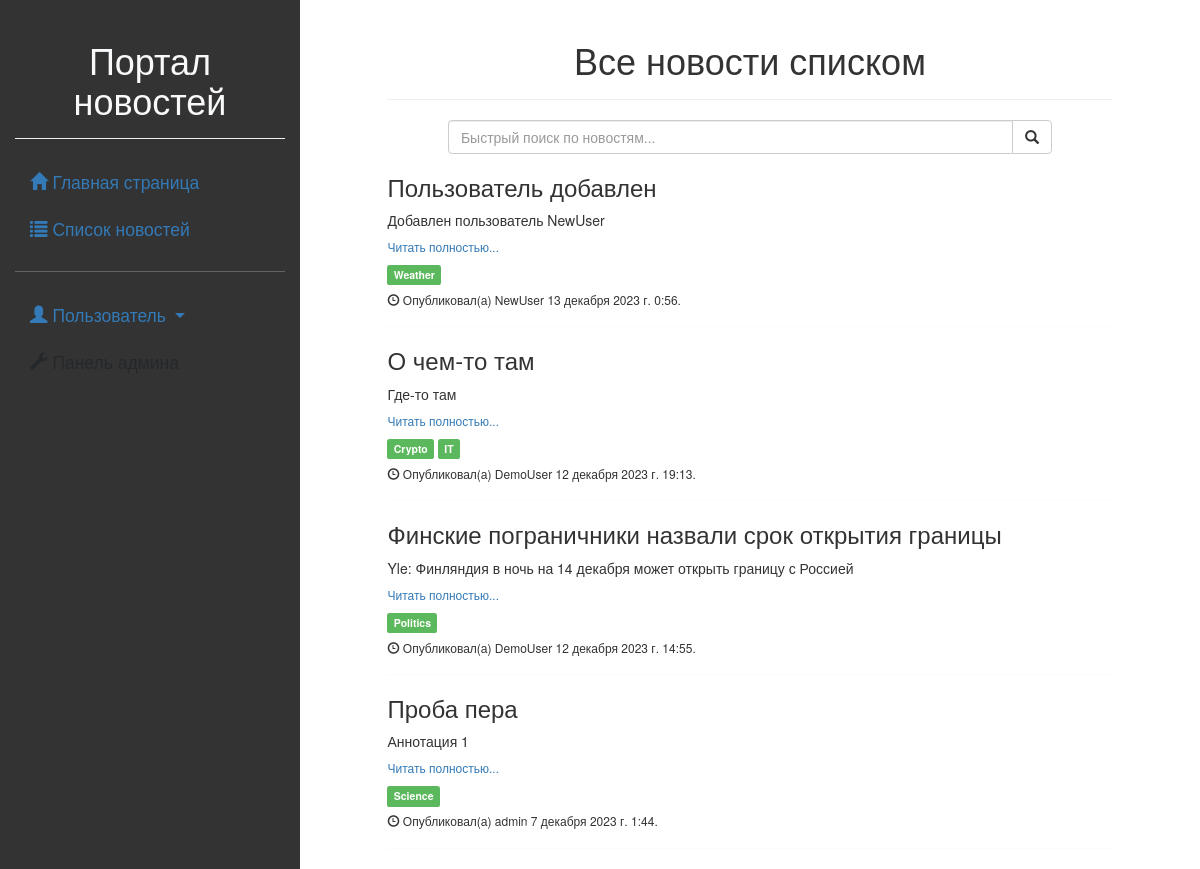
The page /news/ on the database as committed earlier.
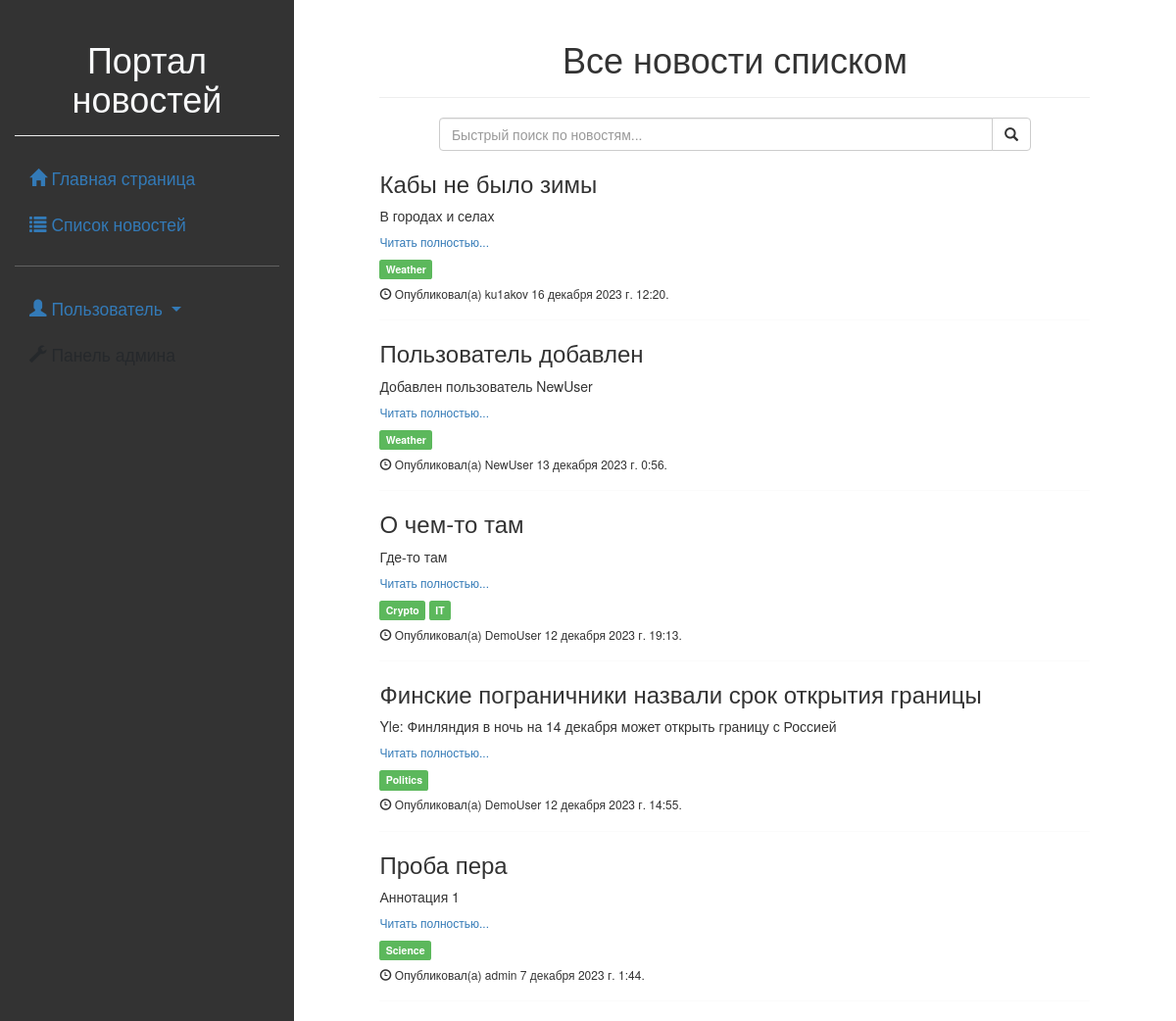
The same page on the database as committed later.
### news/models.py (models this page shows, shortened)
class Article(models.Model):
    categories = (('Ec', 'Economy'),
                  ('Sc', 'Science'),
                  ('IT', 'IT'))
    author = models.ForeignKey(User, on_delete=models.SET_NULL, null=True, verbose_name='Автор')
    title = models.CharField('Название', max_length=50, default='')
    anouncement = models.TextField('Аннотация', max_length=250)
    text = models.TextField('Текст новости')
    date = models.DateTimeField('Дата создания', auto_now=True)
    category = models.CharField(choices=categories, max_length=20, verbose_name='Категории')
    tags = models.ManyToManyField(verbose_name='Тэги', to=Tag, blank=True)
    def get_detail_url(self):
        return f'/news/detail/{self.pk}'
    class Meta:
        ordering = ['title', 'date']
        verbose_name = 'Новость'
        verbose_name_plural = 'Новости'

class Tag(models.Model):
    title = models.CharField(max_length=80)
    status = models.BooleanField(default=True)
    class Meta:
        ordering = ['title', 'status']
        verbose_name = 'Тэг'
        verbose_name_plural = 'Тэги'

### news/views.py (the view)
# urls.py: path('', views.news_index, name='news_index'),
def news_index(request):
    articles = Article.objects.all().order_by('-date')
    context = {'articles': articles,
               }
    return render(request, 'news/index.html', context)

### news/templates/news/index.html (shortened to what this page needs)
{% extends 'first/base.html' %}
{% load static %}
{% block content %}
    <div class="page-header text-center">
        <h1>Все новости списком</h1>
    </div>
    <div class="offset-1 col-10">
        <div class="input-group">
            <input type="text" class="form-control" id="search_input" placeholder="Быстрый поиск по новостям...">
            <span class="input-group-btn">
                  <button class="btn btn-default" type="button">
                    <span class="glyphicon glyphicon-search"></span>
                  </button>
                </span>
        </div>
    </div>
    {% for article in articles %}
        <h3>{{ article.title }} </h3>
        <p> {{ article.anouncement }} </p>
        <h6><a href="{{ article.get_detail_url }}"> Читать полностью... </a></h6>
        {% for tag in article.tags.all %}
            <td><span class="label label-success">{{ tag.title }}</span></td>
        {% endfor %}
        <h6>
            <td><span class="glyphicon glyphicon-time"></span> Опубликовал(а) {{ article.author }} {{ article.date }}.</td>
        </h6>
        <hr>
    {% endfor %}
{% endblock %}

### first/templates/first/base.html (shortened to what this page needs)
<!DOCTYPE html>
{% load static %}
<html lang="ru">
<head>
    {% load bootstrap5 %}
    {% bootstrap_css %}
    <link rel="stylesheet" href="https://maxcdn.bootstrapcdn.com/bootstrap/3.4.1/css/bootstrap.min.css">
    <link rel="stylesheet" href="https://ajax.googleapis.com/ajax/libs/jqueryui/1.11.4/themes/smoothness/jquery-ui.css">
</head>
<body>
<div class="container-fluid">
    <div class="row" style="height: 100vh;">
        <div class="col-sm-3 text-light sticky-top" style="background-color: #333333;">
            {% include 'first/sidebar.html' %}
        </div>
        <div class="col-sm-9">
            <div class="offset-1 col-10">
                {% block content %} {% endblock %}
            </div>
        </div>
    </div>
</div>
</body>

### first/templates/first/sidebar.html (shortened to what this page needs)
<div class="page-header text-center">
    <h1>Портал новостей</h1>
</div>
<ul class="nav nav-pills nav-stacked flex-sm-column fs-3">
    <li>
        <a class="nav-item" href="{% url 'home_index' %}">
            <i class="glyphicon glyphicon-home active"></i>
            Главная страница</a>
    </li>
    <li>
        <a class="nav-item" href="{% url 'news_index' %}">
            <i class="glyphicon glyphicon-list"></i>
            Список новостей</a>
    </li>
</ul>
<hr>
<ul class="nav nav-pills nav-stacked flex-sm-column fs-3">
    <li class="nav-item dropdown">
        <a class="dropdown-toggle" data-bs-toggle="dropdown" href="">
            <i class="glyphicon glyphicon-user"></i>
            {% if not request.user.id %}
            Пользователь
            {% else %}
            {{ request.user }}
            {% endif %}
        </a>
    </li>
    <li>
        <a {% if request.user.id != 1 %} class="nav-link disabled" {% endif %} href="/admin/">
            <i class="glyphicon glyphicon-wrench"></i>
            Панель админа</a>
    </li>
</ul>

Rows that differ between the two databases and show on the page:
added Article: title "Кабы не было зимы", anouncement "В городах и селах", author "ku1akov", date "16 декабря 2023 г. 12:20", Tag (title "Weather")
